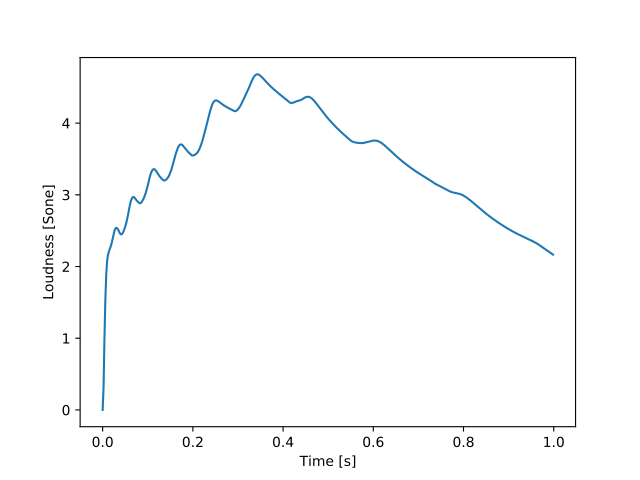

Generate this figure with Python:
from mosqito.sq_metrics import loudness_zwtv
import matplotlib.pyplot as plt
import numpy as np
fs=48000
d=1
dB=60
time = np.arange(0, d, 1/fs)
f = np.linspace(1000,5000, len(time))
stimulus = 0.5 * (1 + np.sin(2 * np.pi * f * time))
rms = np.sqrt(np.mean(np.power(stimulus, 2)))
ampl = 0.00002 * np.power(10, dB / 20) / rms
stimulus = stimulus * ampl
N, N_spec, bark_axis, time_axis = loudness_zwtv(stimulus, fs)
plt.plot(time_axis, N)
plt.xlabel("Time [s]")
plt.ylabel("Loudness [Sone]")
